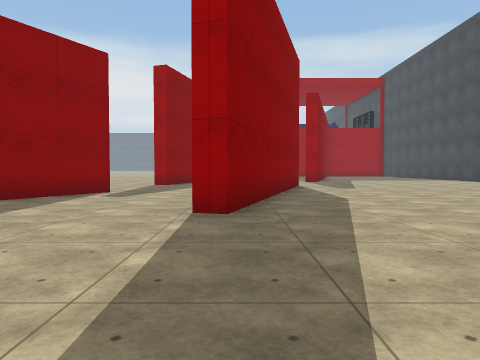
view 1 (above)

16 first-person views from a walk through a Unity game level. The camera is 1.2 m above the floor, tilts 2° down and sees 70° across. The floor is counted in squares, 2 m on a side. Each view is taken from the middle of a square. On the plan, view 1 faces up. The plan holds only what a view shows up to about 10 squares ahead; the rest is blank. The place goes on beyond the plan. The player character is not drawn. Some surface patterns are stand-ins.

view 2
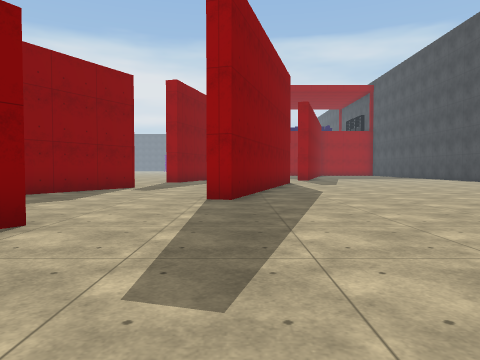

view 3
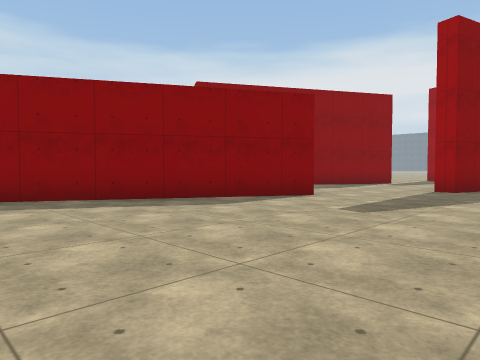

view 4
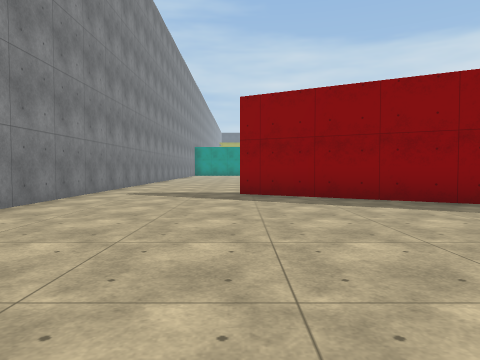

view 5
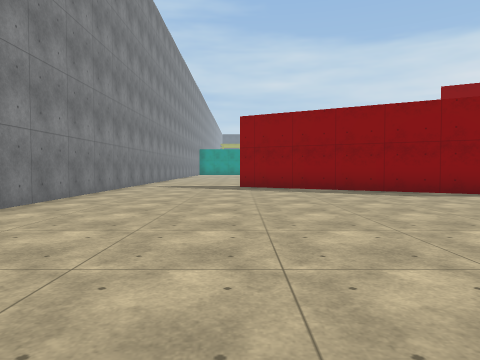

view 6
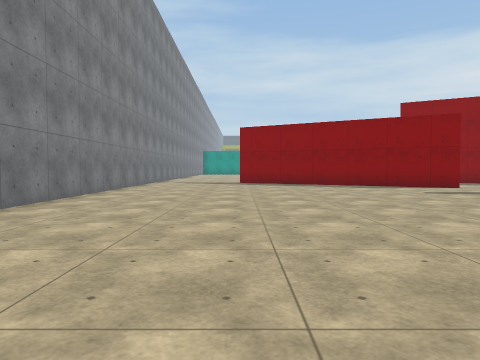

view 7
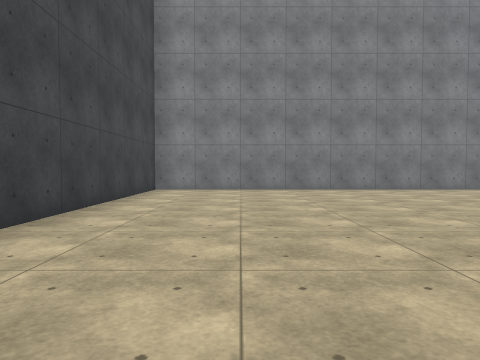

view 8
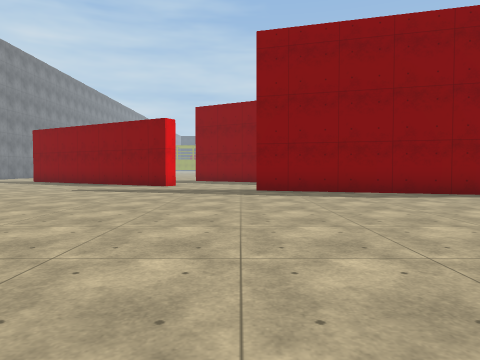

view 9
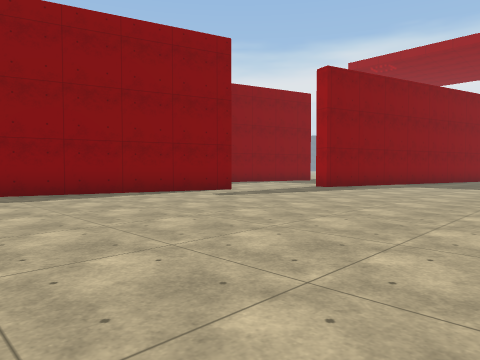

view 10
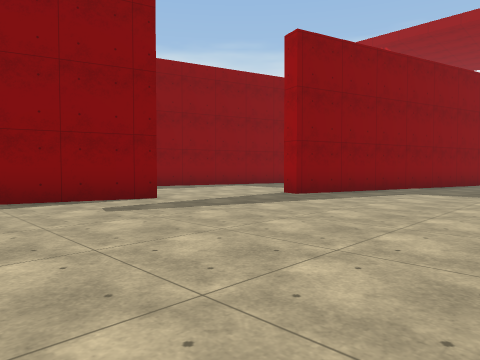

view 11
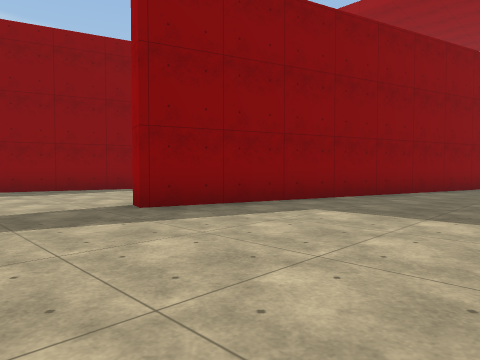

view 12
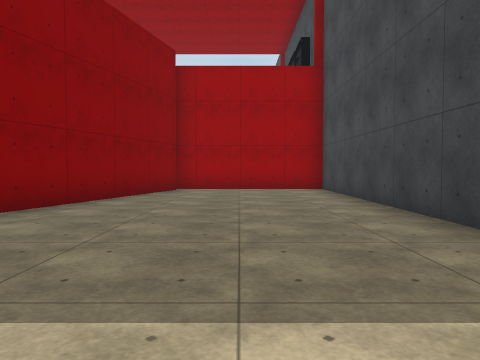

view 13
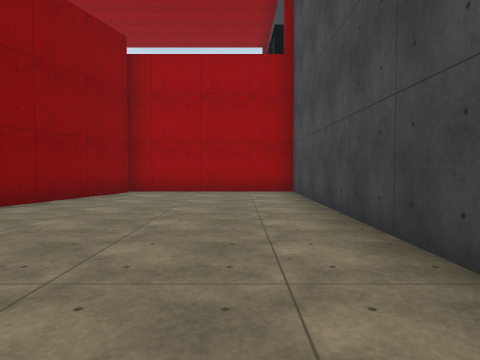

view 14
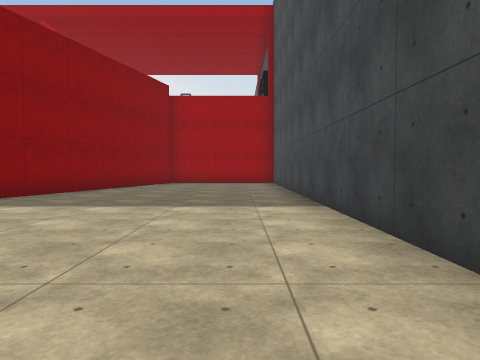

view 15
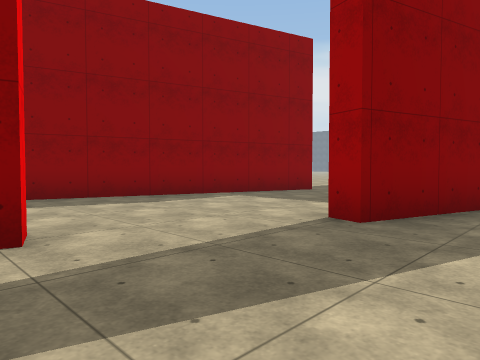

view 16
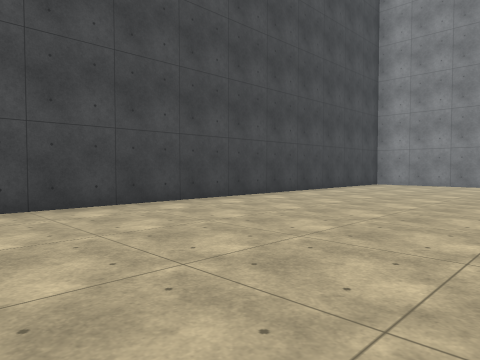

### Floor plan
Points are (right, up) in squares from view 1. A wall is a line through its corners. A room is listed if a view was taken in it or the views show most of it. See-through windows are left out.
Room 1 (views 1, 2, 3, 4, 5, 6, 7, 8, 9, 10, 11, 12, 13, 14, 15, 16)
walls: (-2.2, 1.7) (-6, -5.1); (1.4, 11.8) (2, 11.7) (-0.2, 4.4) (-0.7, 4.6); (-3.2, 8.6) (-4.9, 5.6); (10.4, 12.9) (10.4, 24.7) (6.3, 24.7) (3.3, 14.6) (2.7, 14.7); (-1.2, 16.8) (-2.4, 12.7); (-8, -8.5) (10.4, -8.5) (10.4, 3.1)
ways out: opening at (-7, -6); opening at (-3.5, 2.5); opening at (1, 15.3)

Positions as (right, up) in squares from view 1, and headings:
1: (0, 0), facing up
2: (0, -2), facing up
3: (2, -5), facing up-left
4: (2, -5), facing left
5: (5, -5), facing left
6: (8, -5), facing left
7: (8, 1), facing down
8: (9, 4), facing left
9: (9, 5), facing up-left
10: (8, 8), facing up-left
11: (8, 12), facing up-left
12: (8, 15), facing up
13: (9, 16), facing up
14: (9, 11), facing up
15: (5, 11), facing up-left
16: (5, 4), facing down-right
